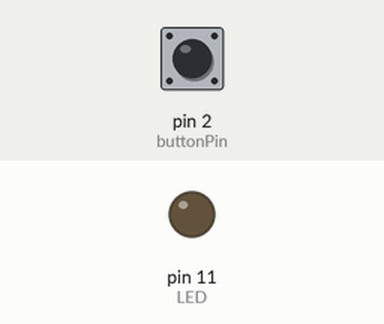
The sketch below on a simulated Arduino Uno, built with avr-gcc and run on an emulated ATmega328P. Parts: output pins drawn as LEDs (lit = HIGH). Inputs (shaded band) come from the test bench; at power-on: pin 2 (buttonPin) LOW.

Above: at 1.2 s.
1.3 s: pin 2 (buttonPin) pulled HIGH for 0.15 s
At 1.7 s:
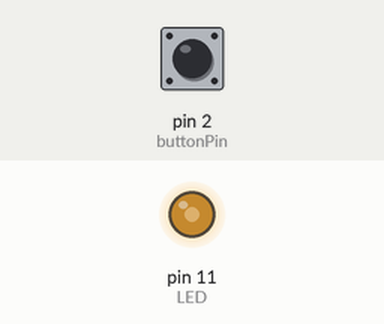
2.9 s: pin 2 (buttonPin) pulled HIGH for 1 s
At 4.2 s:
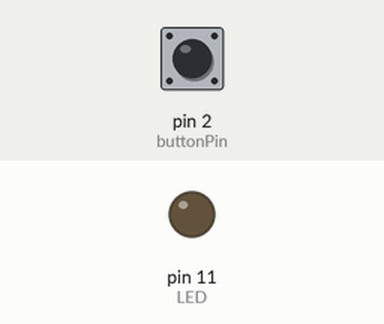
5.4 s: pin 2 (buttonPin) pulled HIGH for 3.2 s
At 5.9 s:
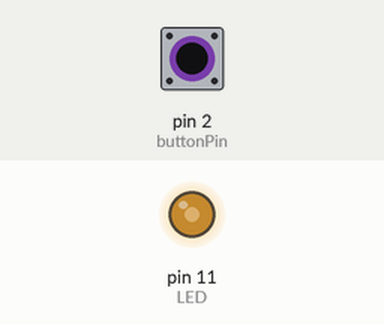
Timing chart, 0 to 8.4 s (numbered marks = the images above; inputs shaded):
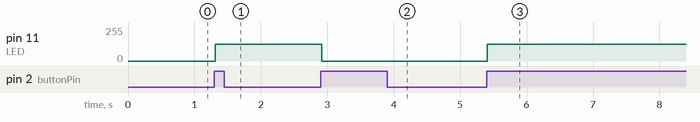

The sketch:

3_PWM_Toggle.ino
```cpp
const int LED = 11;
const int buttonPin = 2;

int LEDState = LOW;
int buttonState = LOW;
int lastButtonState = LOW;

void setup() {
  // put your setup code here, to run once:
  pinMode(LED, OUTPUT);
  pinMode(buttonPin, INPUT);
}

void loop() {
  buttonState = digitalRead(buttonPin);
  delay(10);

  if (buttonState == HIGH && lastButtonState == LOW) {
    LEDState = !LEDState;
  } else {
  }
  lastButtonState = buttonState;
  if (LEDState == 1) {
    analogWrite(LED, 127);
  } else {
    analogWrite(LED, 0);
  }
 }
```

Measured:
- after the input at 1.3 s, pin 11 (LED): 0/255 → 127/255 at once
- after the input at 2.9 s, pin 11 (LED): 127/255 → 0/255 at once
- after the input at 5.4 s, pin 11 (LED): 0/255 → 127/255 at once
